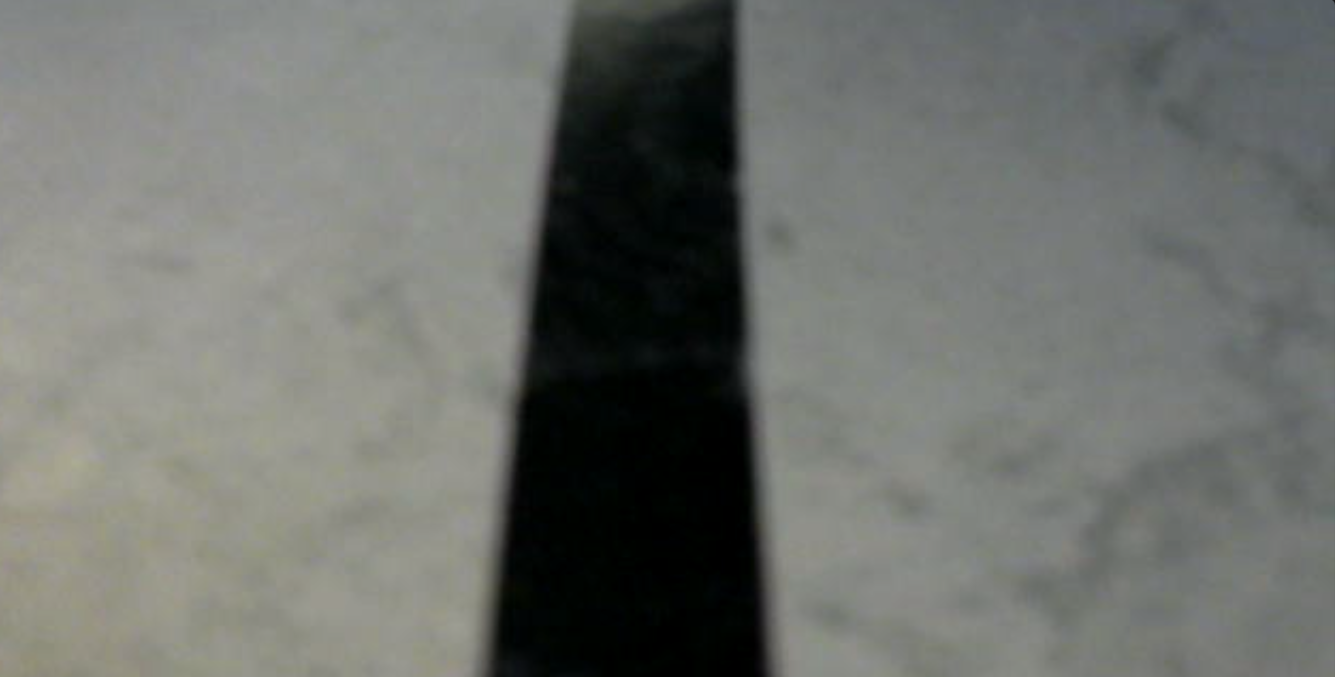
#> input picture img2.jpg, 1335 x 677 px
$ python process.py
#> lines starting #> are read from the running program, lines starting #| are printed output that depends on the picture; after the words box and inside, x2 and y2 are one past the last pixel; in counts of white or black regions, pixels touching at a corner belong together
#> further down, image is the input picture: shape (677, 1335, 3); mean B, G, R 108.1, 112.5, 110
import cv2 as cv
import numpy as np
from time import time


max_value = 255
max_value_H = 200
low_H = 100
low_S = 0
low_V = 0
high_H = max_value_H
high_S = max_value
high_V = max_value


def threshold(image):

    image = cv.cvtColor(image, cv.COLOR_BGR2HSV)
#> image: shape (677, 1335, 3); mean H, S, V 57.9, 36.5, 112.9
    image = cv.inRange(image, (low_H,low_S,low_V),(high_H,high_S,high_V))
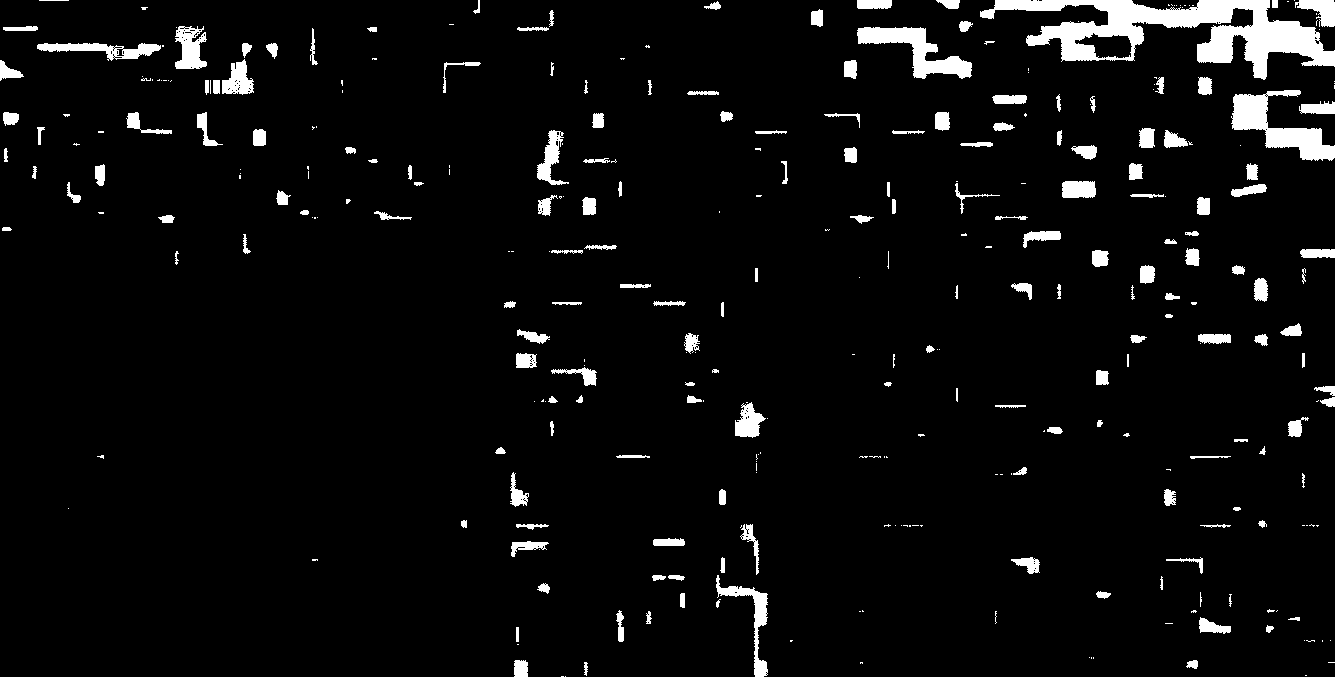
#> image: shape (677, 1335); 4.7% white; 330 white regions (151 under 20 px), largest, box (x1, y1, x2, y2) and area: (980, 0, 1335, 80) 10842, (1231, 90, 1335, 161) 2920, (857, 27, 972, 79) 2309


    structElt = cv.getStructuringElement(cv.MORPH_ELLIPSE, (5, 5))
    image = cv.erode(image, structElt)
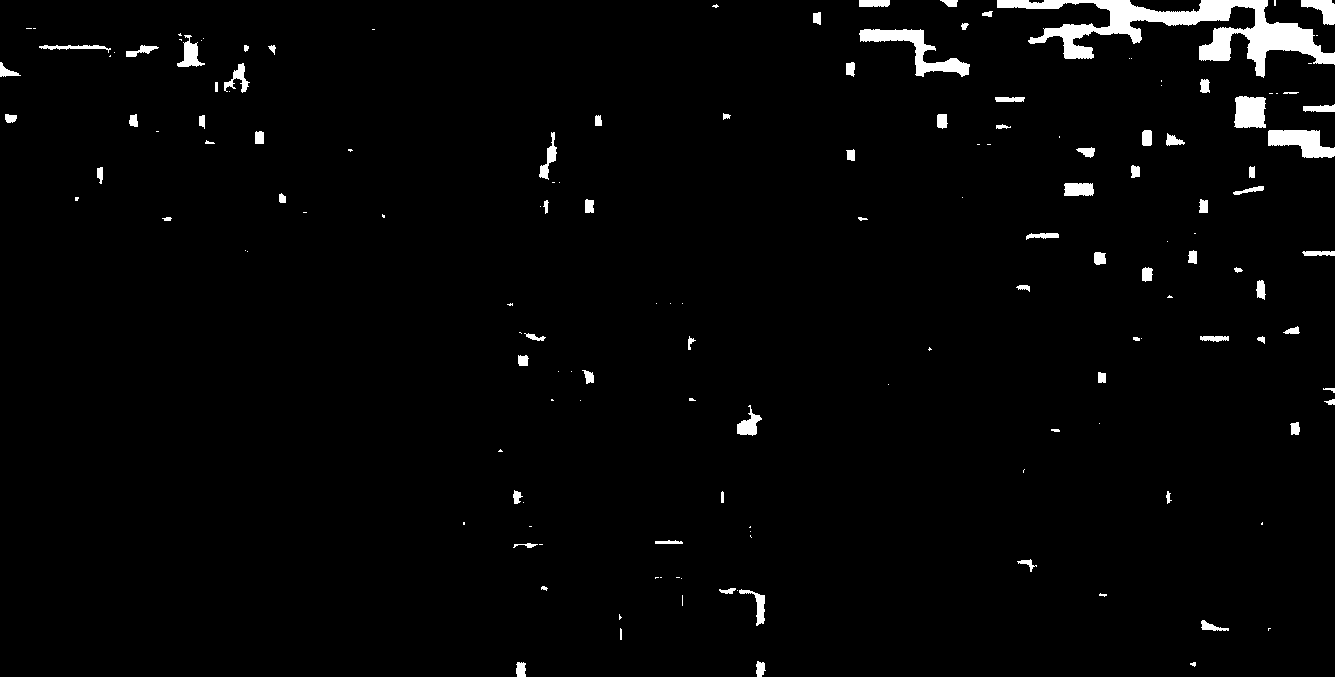
#> image: shape (677, 1335); 2.3% white; 154 white regions (70 under 20 px), largest, box (x1, y1, x2, y2) and area: (997, 0, 1335, 78) 8048, (859, 29, 970, 77) 1606, (1268, 130, 1335, 158) 1172
    image = cv.dilate(image, structElt)
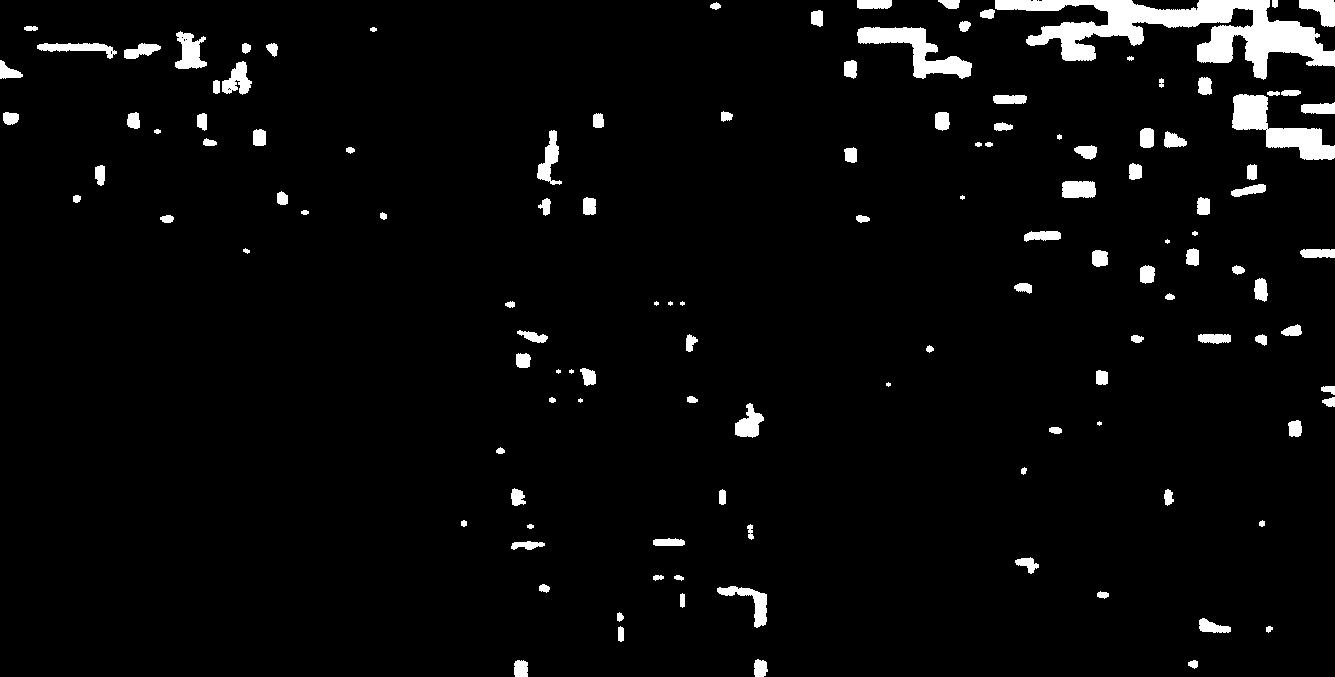
#> image: shape (677, 1335); 3.8% white; 126 white regions (10 under 20 px), largest, box (x1, y1, x2, y2) and area: (995, 0, 1335, 80) 10409, (1232, 94, 1335, 160) 2703, (857, 27, 972, 79) 2285

    #cv.imwrite('1_threshold.jpg', image)

    return image


def get_centroid(image):

    M = cv.moments(image)
#> M = moments, m00 8786535, centre m10/m00, m01/m00 = (949.6, 156.9)

    # calcul du centroïde (si tout vaut 0, alors pas de ligne détectée)
    try:
        cx = int(M['m10']/M['m00'])
#> cx = 949
        cy = int(M['m01']/M['m00'])
#> cy = 156
    except:
        print("No line detected (end).")
        return None,None


    height, width = image.shape
#> height = 677; width = 1335
    cx -= width/2
#> cx = 281.5

    return cx, cy


def processing(image):

    start = time()

    img = threshold(image)
    step2 = time()
    print("Détection de contours :", step2-start, "s")

    x, y = get_centroid(img)
#> x = 281.5; y = 156

    total = step2-start
    print("Temps total :", total, "s")
    print("(fréquence :", np.ceil(1/total), "Hz)")

    #cv.circle(image, (x, y), 5, (0, 0, 255), -1)
    #cv.imwrite('2_centroid.jpg', image)

    return x, y


if __name__ == "__main__":
    image = cv.imread('img2.jpg')
    processing(image)

$ run again, with img3.jpg copied over img2.jpg
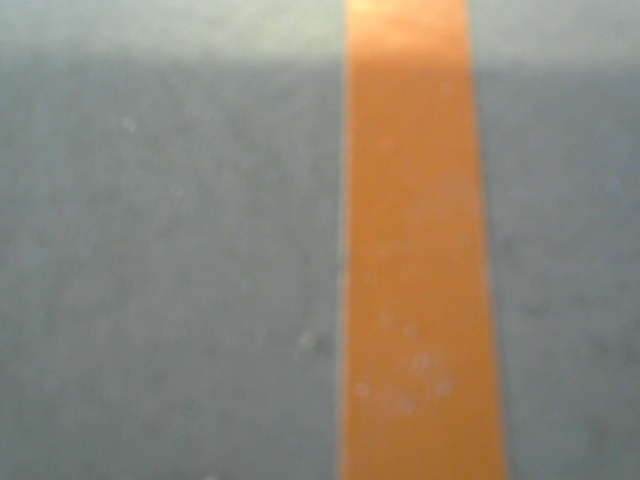
#> input picture img3.jpg, 640 x 480 px
#> image is the input picture: shape (480, 640, 3); mean B, G, R 118.7, 133.2, 142.2
#> in threshold, `image = cv.inRange(image, (low_H,low_S,low_V),(high_H,high_S,high_V))`:
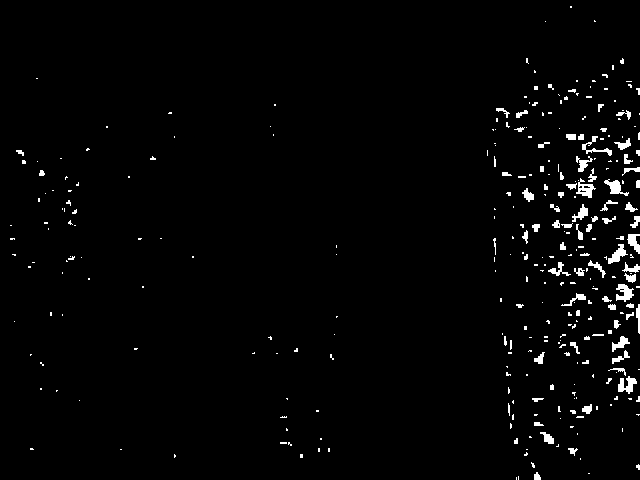
#> image: shape (480, 640); 2% white; 317 white regions (234 under 20 px), largest, box (x1, y1, x2, y2) and area: (616, 284, 634, 302) 194, (618, 376, 637, 394) 190, (576, 178, 596, 198) 178
#> in threshold, `image = cv.dilate(image, structElt)`:
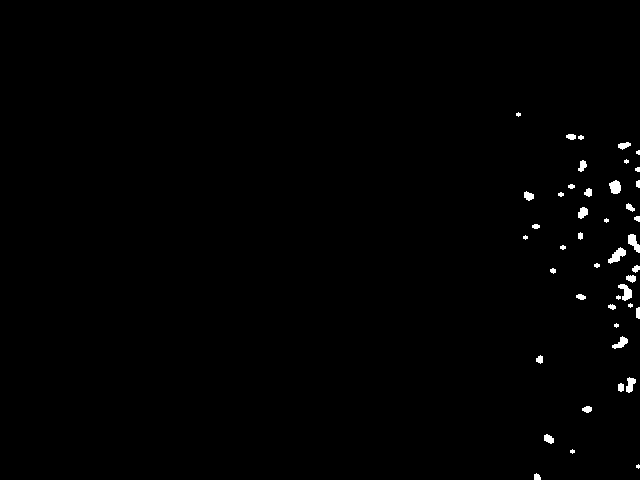
#> image: shape (480, 640); 0.68% white; 44 white regions (10 under 20 px), largest, box (x1, y1, x2, y2) and area: (608, 247, 626, 264) 150, (618, 284, 632, 301) 134, (628, 234, 640, 253) 130
#> M = moments, m00 536265, centre m10/m00, m01/m00 = (601, 266.2)
#> in get_centroid, `cx = int(M['m10']/M['m00'])`: cx = 600
#> cy = 266
#> in get_centroid, `cx -= width/2`: cx = 280
#> y = 266
